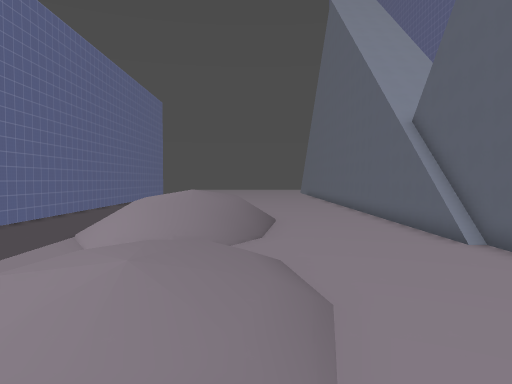
[1] (above)

24 first-person views from a walk through a 3-D level made in the Godot game engine. The camera is 1.4 m above the floor, tilts 2° down and sees 70° across. The floor is counted in squares, 2 m on a side. Each view is taken from the middle of a square. On the plan, view 1 faces up. The plan holds only what a view shows up to about 11 squares ahead; the rest is blank. The place goes on beyond the plan. Surface patterns are stand-ins for the level's own textures.

[2]
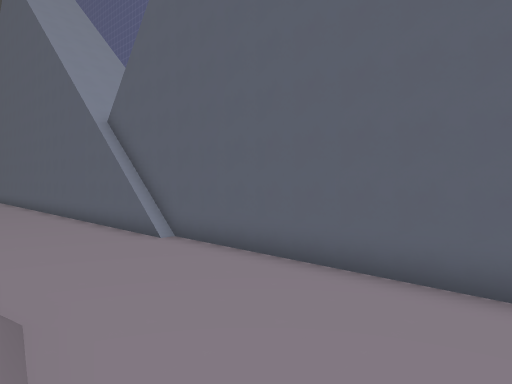

[3]
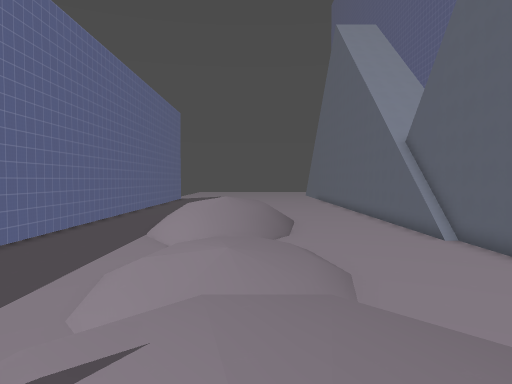

[4]
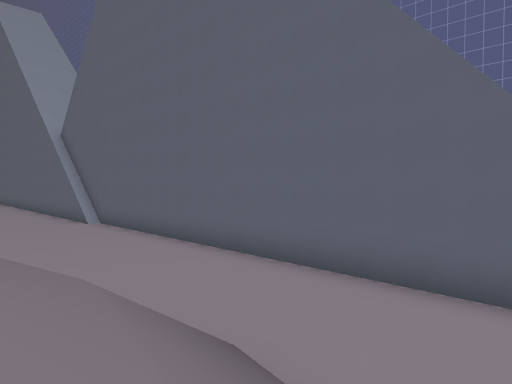

[5]
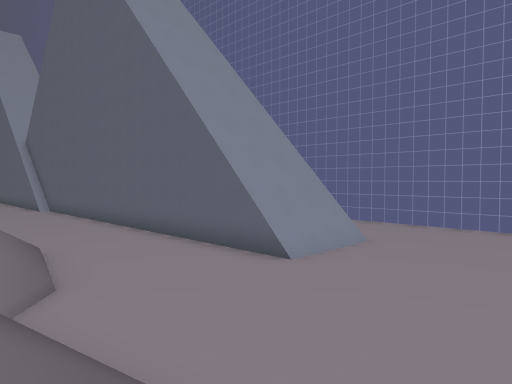

[6]
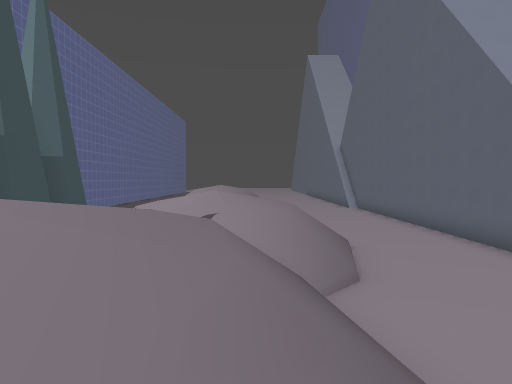

[7]
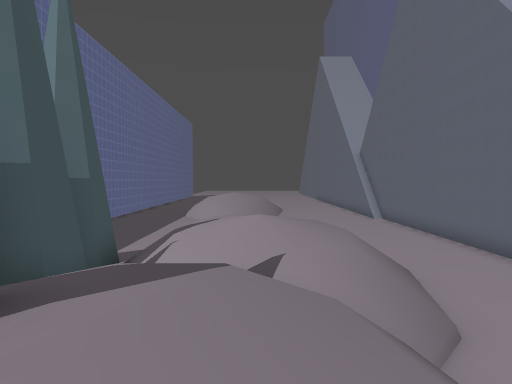

[8]
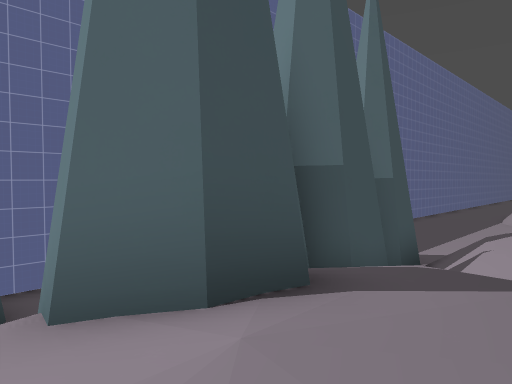

[9]
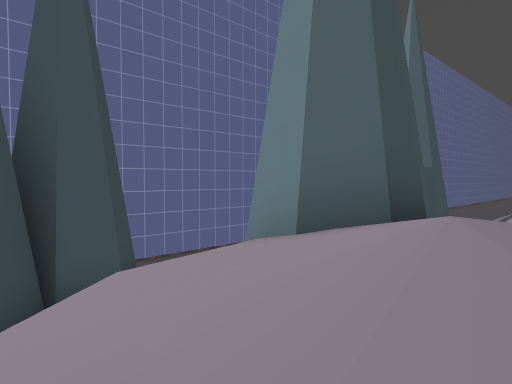

[10]
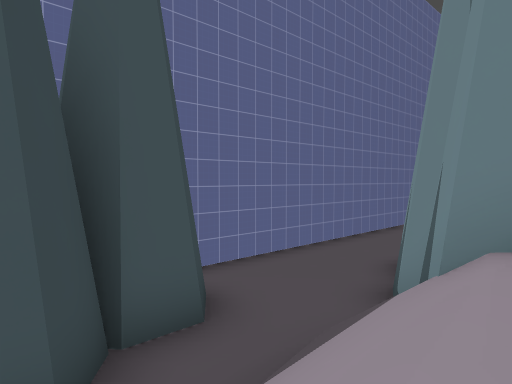

[11]
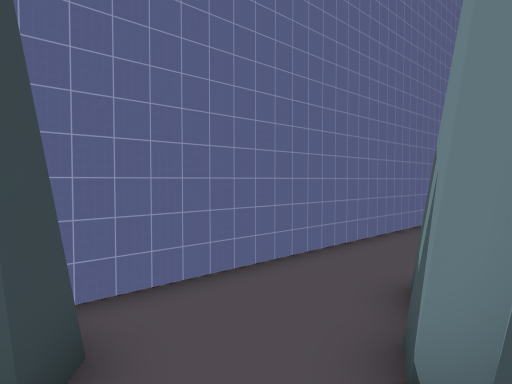

[12]
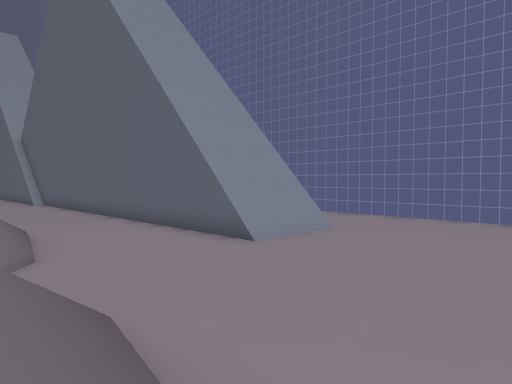

[13]
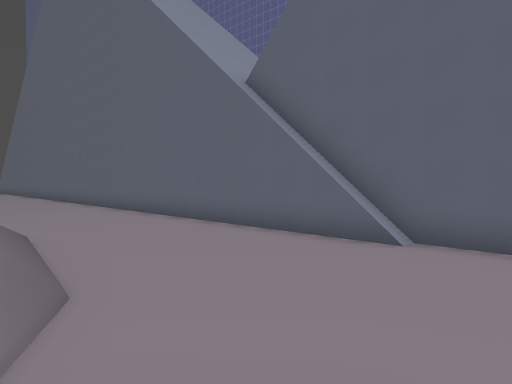

[14]
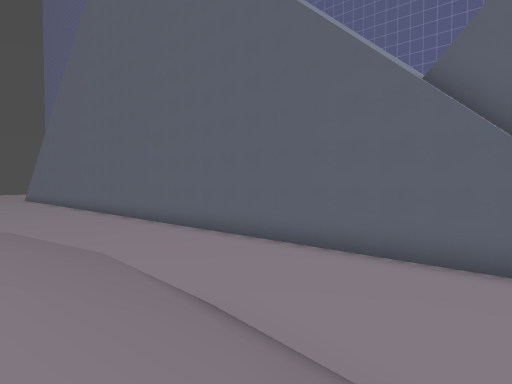

[15]
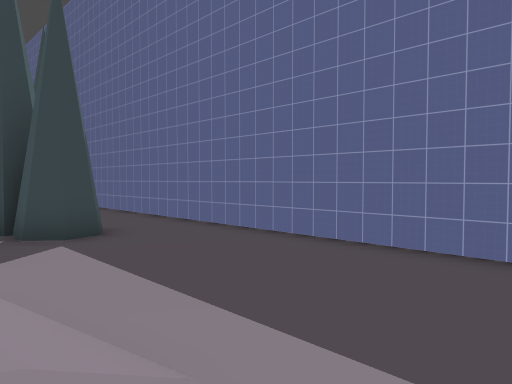

[16]
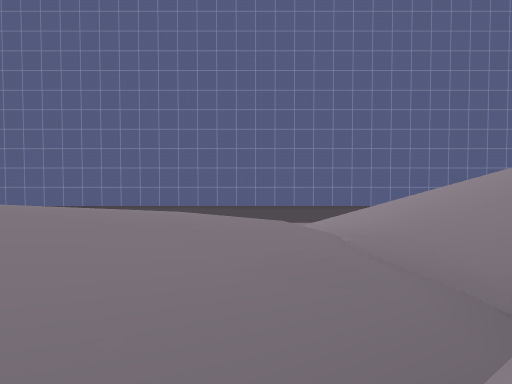

[17]
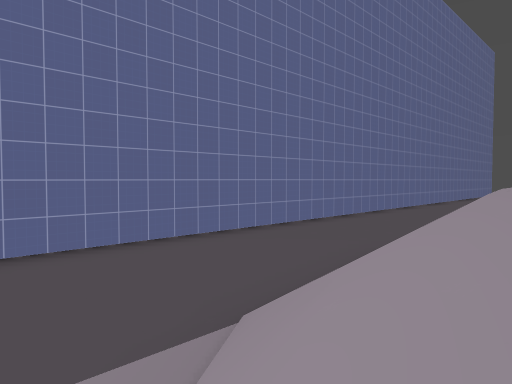

[18]
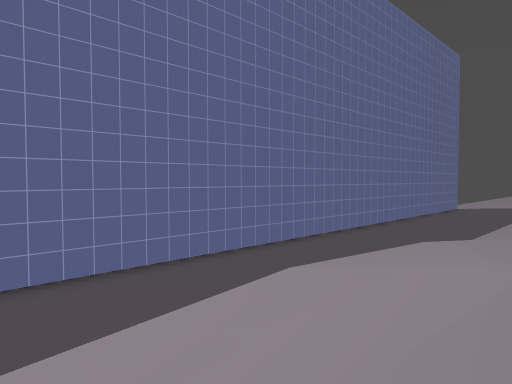

[19]
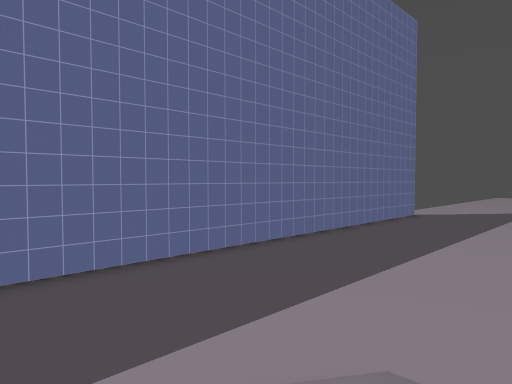

[20]
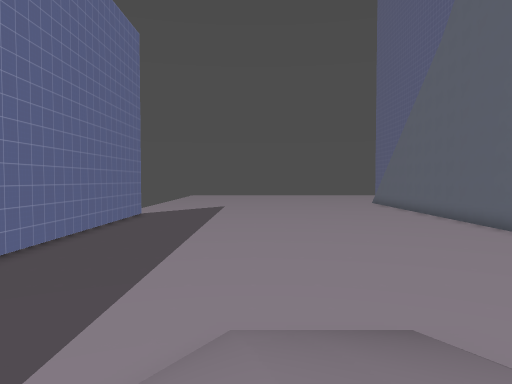

[21]
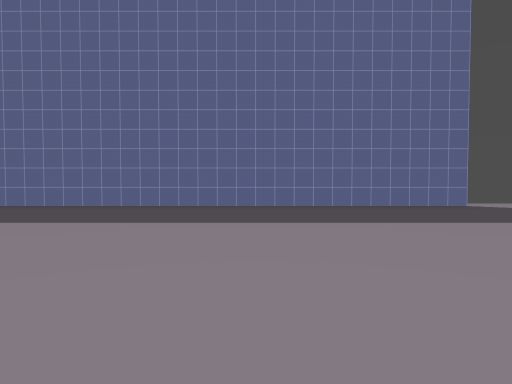

[22]
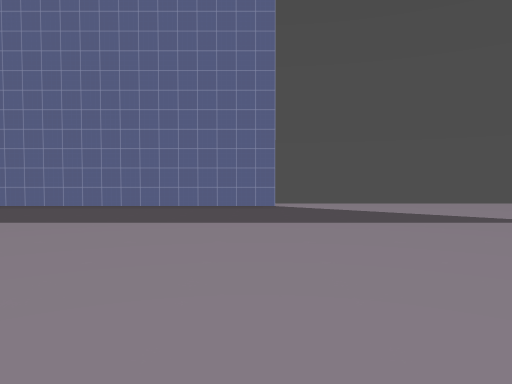

[23]
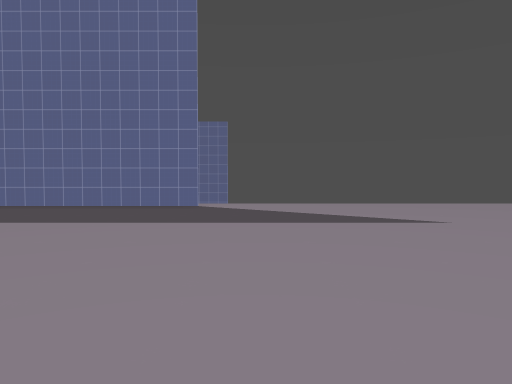

[24]
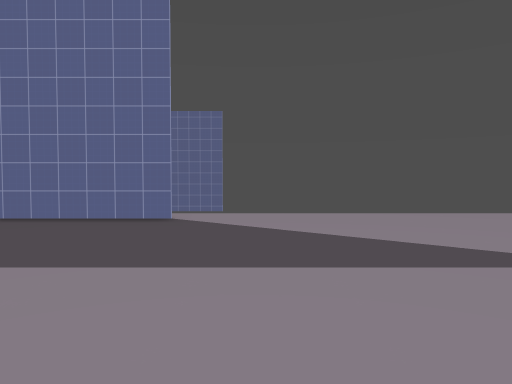

### Floor plan
Key: @ floor where view 1 was taken; # wall or solid block; . main floor; : floor 0.5 m higher than the main floor; + floor 0.75 m higher than the main floor; / step, stairs or slope; = window, fence, low wall or low ledge; v drop or lower ground.
Columns run from 9 left of view 1 to 13 right of it. Each row starts with its distance up from view 1.
 39 ......
 38 .......
 37 .........
 36 ..........
 35 ...........
 34 ..........
 33 #..........
 32 #.........
 31 #........
 30 #........
 29 #.........
 28 #..........
 27 #.............
 26 #.............
 25 #............
 24 #............
 23 #...........
 22 #...........
 21 #............
 20 #.............
 19 #....//// ....v
 18 #....///  ....v
 17 #...  //  ....v
 16 #... //   ....v//
 15 #... //   ....v//
 14 #... //// ....v//
 13 #...//////....v/
 12 #...//////....##
 11 #...//////....##
 10 #...//////....##
  9 #..../////....##
  8 #....////......#
  7 #..... ///.....#
  6 #.....////.....#
  5 #..../////.....#
  4 #..../////.....#
  3 #...../+//.....#
  2 #...../://.....#
  1 #...../    ....#
  0 #..... //@ ....#
 -1 #..##. /// /...#
 -2 #...#/ /////...#
 -3 #.. ##//////...#
 -4 #... #//////...#
 -5 #...##/////....#
 -6 #...## ////....###...
 -7 #...##/////...........
 -8 #....##////...........#
 -9 #.#.=##////...........#
-10   #.///////...........#
-11   ## //////.......
-12    #  ////

Where each view was taken, in squares from view 1:
view 1: 0 up, 0 right, facing up
view 2: 0 up, 0 right, facing up-right
view 3: 3 down, 1 left, facing up
view 4: 5 down, 0 right, facing up-right
view 5: 11 down, 0 right, facing up-right
view 6: 11 down, 0 right, facing up
view 7: 10 down, 1 left, facing up
view 8: 10 down, 1 left, facing up-left
view 9: 12 down, 1 left, facing up-left
view 10: 12 down, 3 left, facing up-left
view 11: 10 down, 4 left, facing up-left
view 12: 12 down, 0 right, facing up-right
view 13: 6 up, 1 left, facing up-right
view 14: 10 up, 2 left, facing up-right
view 15: 6 up, 3 left, facing down-left
view 16: 7 up, 1 right, facing left
view 17: 8 up, 3 left, facing up-left
view 18: 11 up, 2 left, facing up-left
view 19: 17 up, 2 left, facing up-left
view 20: 16 up, 3 left, facing up
view 21: 28 up, 1 right, facing left
view 22: 33 up, 1 right, facing left
view 23: 35 up, 1 right, facing left
view 24: 35 up, 2 left, facing left
